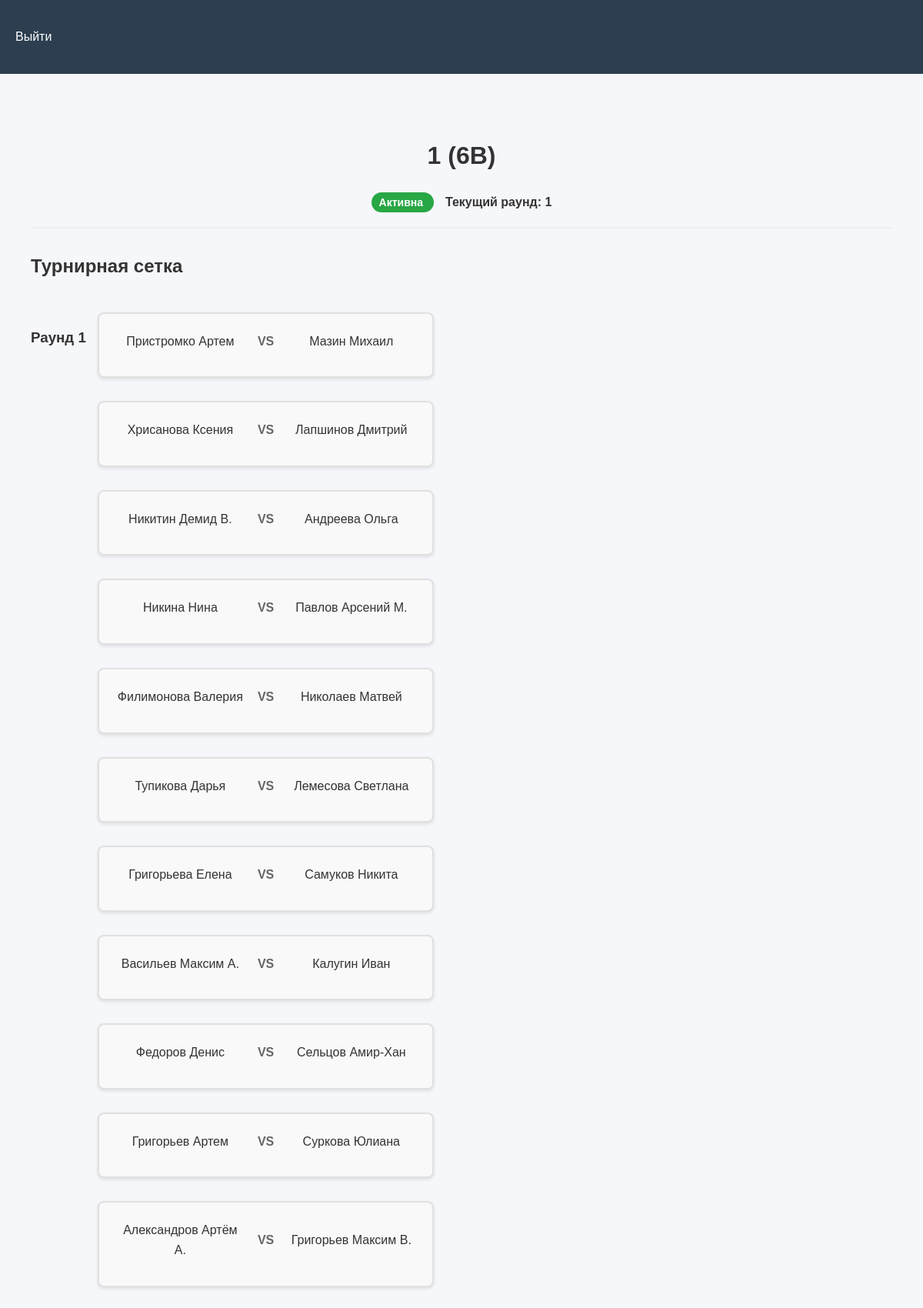
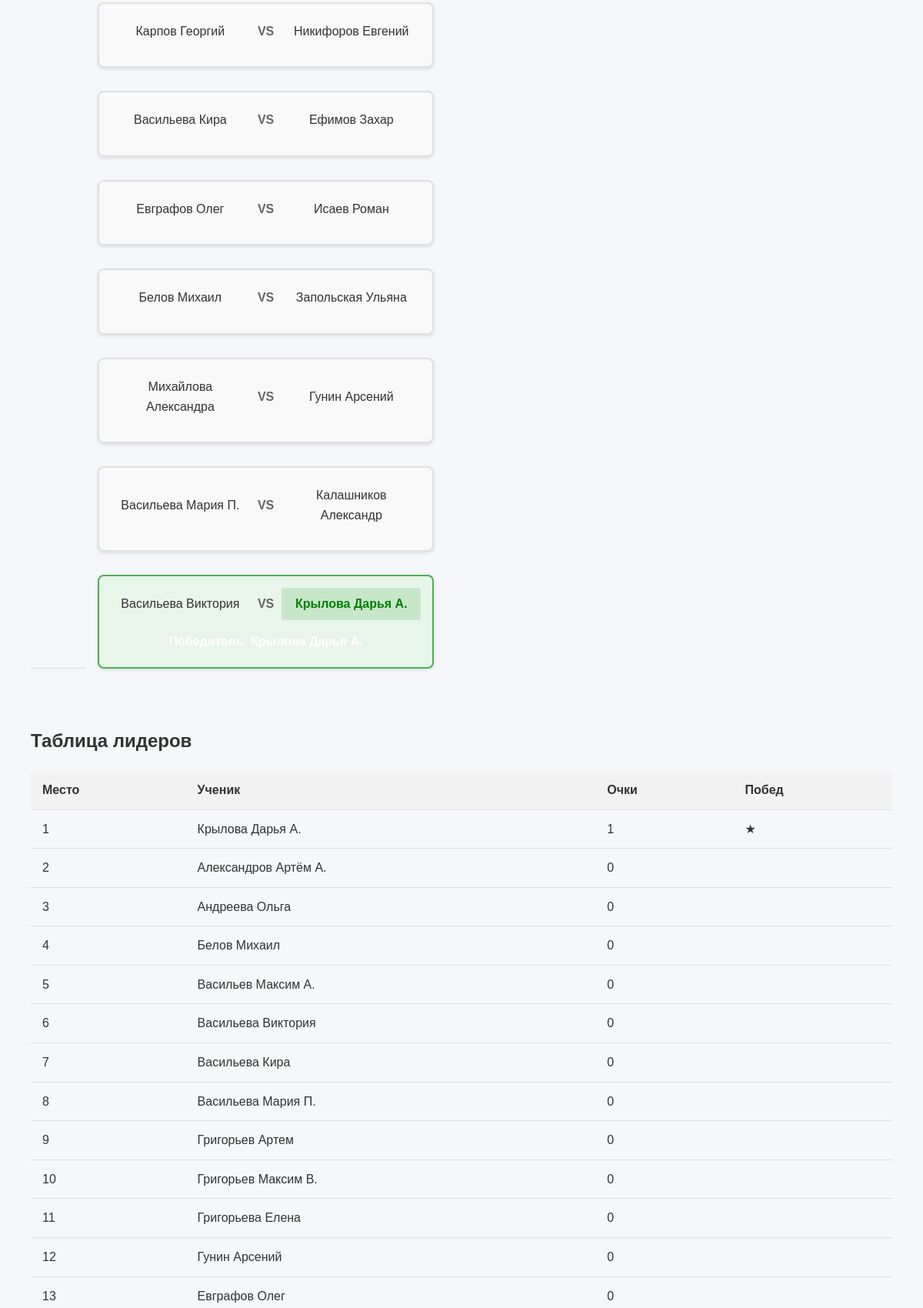
Screenshot of /duel/1 (upper part) with the database file from the repository (2 pictures, top to bottom).
### tables this page shows
CREATE TABLE math_duels (
            id INTEGER PRIMARY KEY,
            class_id INTEGER NOT NULL,
            name TEXT NOT NULL,
            created_at TIMESTAMP DEFAULT CURRENT_TIMESTAMP,
            current_round INTEGER DEFAULT 1,
            status TEXT DEFAULT 'active',
            FOREIGN KEY (class_id) REFERENCES classes (id)
        );

CREATE TABLE classes (
            id INTEGER PRIMARY KEY,
            name TEXT NOT NULL UNIQUE
        );

CREATE TABLE duel_matches (
    id INTEGER PRIMARY KEY,
    duel_id INTEGER NOT NULL,
    round_number INTEGER NOT NULL,
    bracket_type TEXT NOT NULL CHECK(bracket_type IN ('upper', 'lower', 'final')),
    student1_id INTEGER,
    student2_id INTEGER,
    task_id INTEGER,
    winner_id INTEGER,
    generated_task TEXT,          -- Добавлено для хранения сгенерированных заданий
    correct_answer TEXT,          -- Добавлено для хранения правильных ответов
    created_at TIMESTAMP DEFAULT CURRENT_TIMESTAMP,
    FOREIGN KEY (duel_id) REFERENCES math_duels(id),
    FOREIGN KEY (student1_id) REFERENCES students(id),
    FOREIGN KEY (student2_id) REFERENCES students(id),
    FOREIGN KEY (task_id) REFERENCES tasks(id),
    FOREIGN KEY (winner_id) REFERENCES students(id),
    CHECK (
        (student1_id IS NOT NULL OR student2_id IS NOT NULL) AND
        (winner_id IS NULL OR winner_id IN (student1_id, student2_id))
)
        );

CREATE TABLE students (
            id INTEGER PRIMARY KEY,
            name TEXT NOT NULL,
            class_id INTEGER,
            FOREIGN KEY (class_id) REFERENCES classes (id)
        );

CREATE TABLE duel_participants (
            duel_id INTEGER NOT NULL,
            student_id INTEGER NOT NULL,
            points INTEGER DEFAULT 0,
            position INTEGER DEFAULT 0,
            FOREIGN KEY (duel_id) REFERENCES math_duels (id),
            FOREIGN KEY (student_id) REFERENCES students (id),
            PRIMARY KEY (duel_id, student_id)
        );

### app.py (the view)
@app.route('/duel/<int:duel_id>')
def view_duel(duel_id):
    conn = create_connection()
    try:
        cursor = conn.cursor()
        cursor.execute("""
            SELECT md.*, c.name as class_name
            FROM math_duels md
            JOIN classes c ON md.class_id = c.id
            WHERE md.id = ?
        """, (duel_id,))
        duel = cursor.fetchone()
        cursor.execute("""
            SELECT dm.*,
                   s1.name as student1_name,
                   s2.name as student2_name,
                   t.title as task_title
            FROM duel_matches dm
            LEFT JOIN students s1 ON dm.student1_id = s1.id
            LEFT JOIN students s2 ON dm.student2_id = s2.id
            LEFT JOIN tasks t ON dm.task_id = t.id
            WHERE dm.duel_id = ?
            ORDER BY dm.round_number, dm.bracket_type
        """, (duel_id,))
        matches = cursor.fetchall()
        cursor.execute("""
            SELECT s.id, s.name, dp.points,
                   (SELECT COUNT(*) FROM duel_matches
                    WHERE (student1_id = s.id OR student2_id = s.id)
                    AND winner_id = s.id) as wins
            FROM duel_participants dp
            JOIN students s ON dp.student_id = s.id
            WHERE dp.duel_id = ?
            ORDER BY dp.points DESC
        """, (duel_id,))
        participants = cursor.fetchall()
        cursor.execute("SELECT id, title FROM tasks")
        all_tasks = cursor.fetchall()
        return render_template('view_duel.html',
                            duel=duel,
                            matches=matches,
                            participants=participants,
                            all_tasks=all_tasks)
    except Error as e:
        flash(f"Ошибка базы данных: {e}", "error")
        return redirect(url_for('admin_dashboard'))
    finally:
        conn.close()

### app.py (called while the page is built)
@app.before_request
def check_concurrent_users():
    if request.path.startswith('/student'):
        if len(session) > 40:
            abort(503, "Сервер перегружен, попробуйте позже")

### db.py (called while the page is built)
def create_connection(db_file="database.db"):
    conn = None
    try:
        conn = sqlite3.connect(
            db_file,
            timeout=30,  # 30 секунд ожидания при блокировке
            check_same_thread=False  # Для многопоточной работы
        )
        conn.row_factory = sqlite3.Row
        conn.execute("PRAGMA journal_mode=WAL")
        conn.execute("PRAGMA synchronous=NORMAL")
        return conn
    except Error as e:
        app.logger.error(f"Ошибка подключения: {e}")
        return None

### templates/view_duel.html (shortened to what this page needs)
{% extends "base.html" %}
{% block content %}
<div class="duel-container">
    <div class="duel-header">
        <h1>{{ duel.name }} ({{ duel.class_name }})</h1>
        <div class="duel-meta">
            <span class="badge {% if duel.status == 'active' %}badge-active{% else %}badge-finished{% endif %}">
                {% if duel.status == 'active' %}Активна{% else %}Завершена{% endif %}
            </span>
            <span class="current-round">Текущий раунд: {{ duel.current_round }}</span>
        </div>
    </div>
    <div class="bracket-container">
        <h2>Турнирная сетка</h2>
        {% if duel.current_round == 0 %}
            <div class="alert alert-info">
                {% if session.get('is_admin') %}
                    Для начала дуэли сформируйте пары для первого раунда
                {% else %}
                    Ожидается формирование пар для первого раунда
                {% endif %}
            </div>
        {% else %}
            <div class="bracket">
                {% for round_num in range(1, duel.current_round + 1) %}
                    <div class="round">
                        <h3>Раунд {{ round_num }}</h3>
                        <div class="matches">
                            {% set round_matches = matches|selectattr('round_number', 'equalto', round_num)|list %}
                            {% if round_matches %}
                                {% for match in round_matches %}
                                    <div class="match {% if match.winner_id %}match-completed{% endif %}">
                                        <div class="players">
                                            <div class="player {% if match.winner_id == match.student1_id %}winner{% endif %}">
                                                {{ match.student1_name or "Свободный проход" }}
                                            </div>
                                            {% if match.student2_id %}
                                            <div class="vs">VS</div>
                                            <div class="player {% if match.winner_id == match.student2_id %}winner{% endif %}">
                                                {{ match.student2_name }}
                                            </div>
                                            {% endif %}
                                        </div>
                                        {% if match.winner_id %}
                                        <div class="winner-info">
                                        </div>
                                        {% endif %}
                                    </div>
                                {% endfor %}
                            {% else %}
                                <div class="no-matches">
                                    Нет матчей в этом раунде
                                </div>
                            {% endif %}
                        </div>
                    </div>
                {% endfor %}
            </div>
        {% endif %}
    </div>
    <div class="leaderboard">
        <h2>Таблица лидеров</h2>
        <table class="table">
            <thead>
                <tr>
                    <th>Место</th>
                    <th>Ученик</th>
                    <th>Очки</th>
                    <th>Побед</th>
                </tr>
            </thead>
            <tbody>
                {% for participant in participants %}
                <tr>
                    <td>{{ loop.index }}</td>
                    <td>{{ participant.name }}</td>
                    <td>{{ participant.points }}</td>
                    <td>
                        {% set wins = participant.wins or 0 %}
                        {% for _ in range(wins if wins <= 3 else 3) %}
                        ★
                        {% endfor %}
                    </td>
                </tr>
                {% endfor %}
            </tbody>
        </table>
    </div>
</div>
{% endblock %}

### static/style.css (style rules this page uses)
body { font-family: 'Arial', sans-serif; margin: 0; padding: 0; background-color: #f5f7fa; color: #333; line-height: 1.6; }
.badge { padding: 3px 8px; border-radius: 12px; font-size: 12px; }
.bracket { display: flex; flex-direction: column; gap: 20px; }
.round { display: flex; gap: 15px; }
.match { border: 1px solid #ddd; padding: 10px; border-radius: 5px; background: #f9f9f9; }
.winner { font-weight: bold; color: green; }
.vs { margin: 0 10px; color: #666; }
.match { position: relative; border: 2px solid #e0e0e0; border-radius: 8px; padding: 15px; margin-bottom: 15px; background: white; box-shadow: 0 2px 5px rgba(0,0,0,0.1); transition: all 0.3s ease; }
.match-completed { border-color: #4CAF50; background-color: #f8fff8; }
.winner-info { margin-top: 10px; padding: 8px; background: #4CAF50; color: white; border-radius: 4px; text-align: center; font-weight: bold; }

### templates/view_duel.html (style rules this page uses)
.duel-container { max-width: 1200px; margin: 0 auto; padding: 20px; }
.duel-header { text-align: center; margin-bottom: 30px; padding-bottom: 20px; border-bottom: 2px solid #eee; }
.badge { padding: 5px 10px; border-radius: 20px; font-weight: bold; font-size: 14px; }
.badge-active { background-color: #28a745; color: white; }
.current-round { margin-left: 15px; font-weight: bold; }
.bracket-container { margin: 30px 0; }
.bracket { display: flex; overflow-x: auto; padding: 20px 0; }
.round { min-width: 300px; margin-right: 30px; }
.round h3 { color: #333; border-bottom: 1px solid #ddd; padding-bottom: 10px; margin-bottom: 15px; }
.matches { display: flex; flex-direction: column; gap: 15px; }
.match { background: #f9f9f9; border-radius: 8px; padding: 15px; box-shadow: 0 2px 4px rgba(0,0,0,0.1); }
.match-completed { background: #e8f5e9; }
.players { display: flex; align-items: center; justify-content: space-between; margin-bottom: 10px; }
.player { flex: 1; text-align: center; padding: 8px; border-radius: 4px; }
.player.winner { background: #c8e6c9; font-weight: bold; }
.vs { margin: 0 10px; font-weight: bold; color: #666; }
.winner-info { margin-top: 10px; padding: 5px; background: #e8f5e9; border-radius: 4px; font-weight: bold; text-align: center; }
.leaderboard { margin-top: 40px; }
.leaderboard table { width: 100%; border-collapse: collapse; }
.leaderboard th, .leaderboard td { padding: 12px 15px; text-align: left; border-bottom: 1px solid #ddd; }
.leaderboard th { background-color: #f2f2f2; font-weight: bold; }

### rows the page displays
math_duels: name "1", current_round "1"
classes: class_name "6В"
duel_matches: name "Пристромко Артем", student2_name "Мазин Михаил"
duel_matches: name "Хрисанова Ксения", student2_name "Лапшинов Дмитрий"
duel_matches: name "Никитин Демид В.", student2_name "Андреева Ольга"
duel_matches: name "Никина Нина", student2_name "Павлов Арсений М."
duel_matches: name "Филимонова Валерия", student2_name "Николаев Матвей"
duel_matches: name "Тупикова Дарья", student2_name "Лемесова Светлана"
duel_matches: name "Григорьева Елена", student2_name "Самуков Никита"
duel_matches: name "Васильев Максим А.", student2_name "Калугин Иван"
duel_matches: name "Федоров Денис", student2_name "Сельцов Амир-Хан"
duel_matches: name "Григорьев Артем", student2_name "Суркова Юлиана"
duel_matches: name "Александров Артём А.", student2_name "Григорьев Максим В."
duel_matches: name "Карпов Георгий", student2_name "Никифоров Евгений"
duel_matches: name "Васильева Кира", student2_name "Ефимов Захар"
duel_matches: name "Евграфов Олег", student2_name "Исаев Роман"
duel_matches: name "Белов Михаил", student2_name "Запольская Ульяна"
duel_matches: name "Михайлова Александра", student2_name "Гунин Арсений"
duel_matches: name "Васильева Мария П.", student2_name "Калашников Александр"
duel_matches: name "Васильева Виктория", student2_name "Крылова Дарья А."
duel_participants: name "Крылова Дарья А.", points "1"
duel_participants: name "Александров Артём А.", points "0"
duel_participants: name "Андреева Ольга", points "0"
duel_participants: name "Белов Михаил", points "0"
duel_participants: name "Васильев Максим А.", points "0"
duel_participants: name "Васильева Виктория", points "0"
duel_participants: name "Васильева Кира", points "0"
duel_participants: name "Васильева Мария П.", points "0"
duel_participants: name "Григорьев Артем", points "0"
duel_participants: name "Григорьев Максим В.", points "0"
duel_participants: name "Григорьева Елена", points "0"
duel_participants: name "Гунин Арсений", points "0"
duel_participants: name "Евграфов Олег", points "0"

### other values shown
{{ round_num }} "1"
